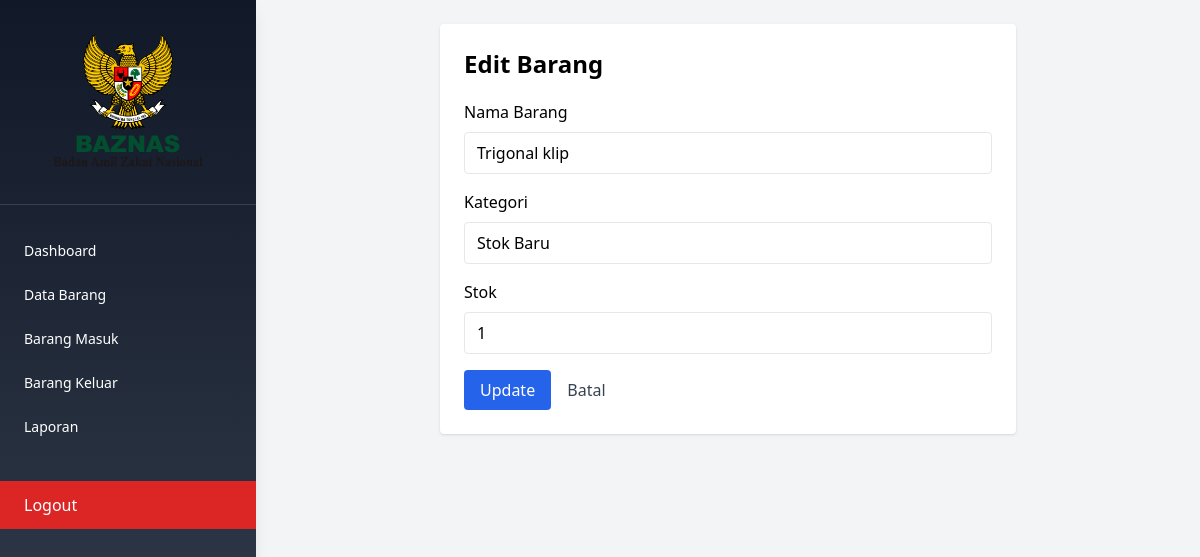
The page /pages/barang/edit.php?id=50 (signed in) on the database its author committed.
### tables this page shows
CREATE TABLE `barang` (
  `id` int(11) NOT NULL,
  `kode_barang` varchar(50) NOT NULL,
  `nama_barang` varchar(150) NOT NULL,
  `kategori` varchar(100) DEFAULT NULL,
  `satuan` varchar(50) DEFAULT NULL,
  `stok` int(11) DEFAULT 0,
  `created_at` timestamp NOT NULL DEFAULT current_timestamp()
);

### config/config.php (called while the page is built, shortened)
<?php
$host = "localhost";
$user = "root";
$pass = "";
$db   = "inventaris";
$koneksi = mysqli_connect($host, $user, $pass, $db);
function query($sql) {
    global $koneksi;
    $result = mysqli_query($koneksi, $sql);
    $rows = [];
    if ($result) {
        while ($row = mysqli_fetch_assoc($result)) {
            $rows[] = $row;
        }
    }
    return $rows;
}
?>

### pages/barang/edit.php (the view, shortened to what this page needs)
<?php
include "../../config/config.php";
include "../../templates/header.php";
$id = intval($_GET['id']);
$barang = query("SELECT * FROM barang WHERE id = $id");
$barang = $barang[0];
?>
<div class="max-w-xl mx-auto bg-white p-6 rounded shadow">
    <h1 class="text-2xl font-bold mb-5">Edit Barang</h1>
    <form method="POST">
        <label class="block mb-2 font-medium">Nama Barang</label>
        <input type="text" name="nama_barang" required
               value="<?= htmlspecialchars($barang['nama_barang'], ENT_QUOTES); ?>"
               class="w-full border px-3 py-2 rounded mb-4">
        <label class="block mb-2 font-medium">Kategori</label>
        <input type="text" name="kategori"
               value="<?= htmlspecialchars($barang['kategori'] ?? '', ENT_QUOTES); ?>"
               class="w-full border px-3 py-2 rounded mb-4">
        <label class="block mb-2 font-medium">Stok</label>
        <input type="number" name="stok" min="0" required
               value="<?= intval($barang['stok']); ?>"
               class="w-full border px-3 py-2 rounded mb-4">
        <button type="submit" name="update"
                class="bg-blue-600 text-white px-4 py-2 rounded hover:bg-blue-700">
            Update
        </button>
        <a href="index.php" class="ml-3 text-gray-700 hover:underline">Batal</a>
    </form>
</div>
<?php include "../../templates/footer.php"; ?>

### rows shown on the page
barang: nama_barang "Trigonal klip", kategori "Stok Baru", stok "1"
